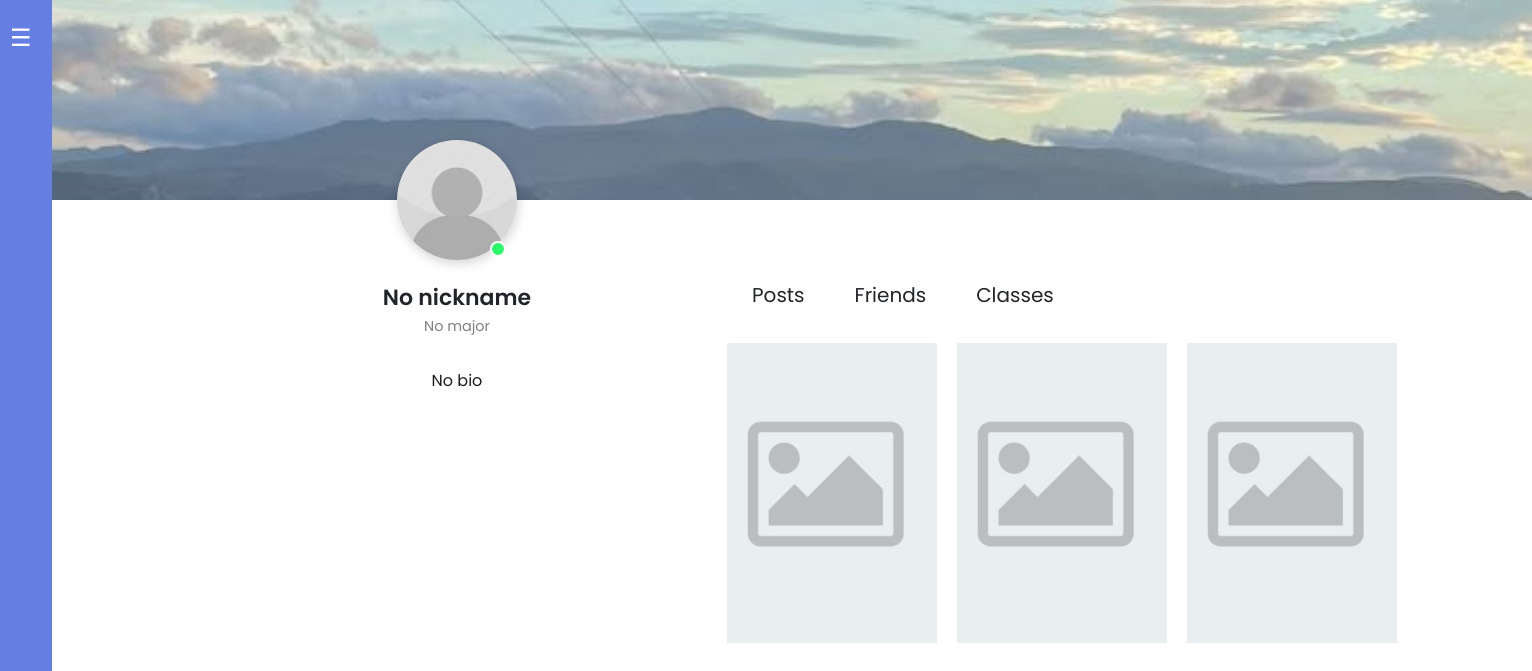
/other_profile/jesse, run on an earlier commit of the app's database.
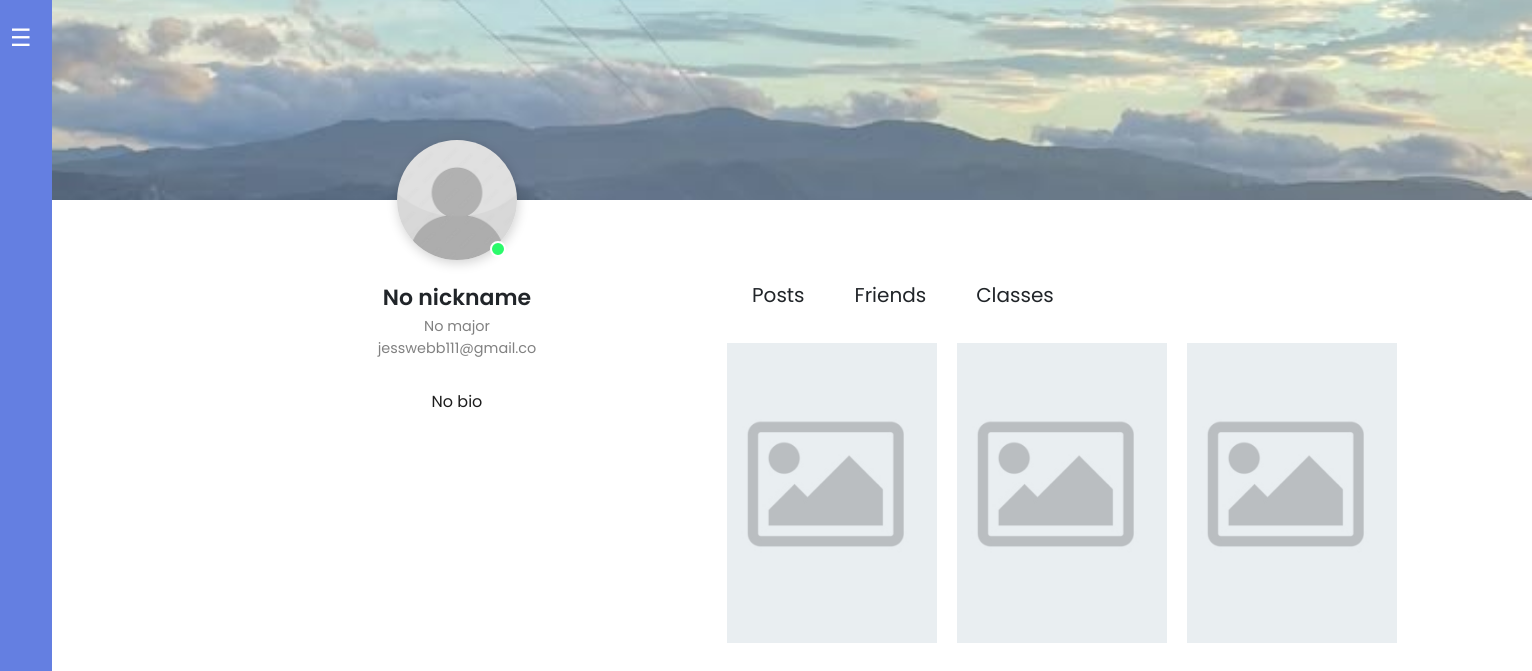
And on a later commit of the database.
### User_DB.py (models this page shows, shortened)
class User(db.Model, UserMixin):
    __tablename__ = 'users'  # Define the table name
    id = Column(Integer, primary_key=True, autoincrement=True)  # Auto-incrementing primary key
    username = Column(String(50), unique=True, nullable=False)  # Username field, must be unique
    email = Column(String(100), unique=True, nullable=False)  # Email field, must be unique
    password = Column(String(100), nullable=False)  # Password field
    bio = Column(String(100), nullable = True, server_default="About Me")
    nickname = Column(String(50), unique=False, nullable = True, server_default="nickname")  # Username field, must be unique
    is_teacher = Column(Boolean, unique=False, nullable = False)  # Username field, must be unique
    profile_picture = db.Column(db.String(100), nullable=True)  # Profile picture field
    friends = db.relationship(
     'User',
     secondary=friends_table,
     primaryjoin=id==friends_table.c.user_id,
     secondaryjoin=id==friends_table.c.friend_id,
     backref='added_by'
 )
    display_picture = db.Column(db.String(100), nullable=True)  # Display picture field
    major = db.Column(db.String(100), nullable=True)  # Major field
    photo1 = db.Column(db.String(150), nullable=True)
    photo2 = db.Column(db.String(150), nullable=True)
    photo3 = db.Column(db.String(150), nullable=True)

### app.py (the view)
@app.route("/other_profile/<username>", methods=['GET', 'POST'])
def other_profile(username):
    user = get_user_by_username(db.session, username)
    form = SettingsForm()
    return render_template('other_profile.html', user = user, form=form)

### User_DB.py (called while the page is built)
def get_user_by_username(db_session, username: str):
    user_exists = db_session.query(User).filter(User.username == username).first()
    if Verbose:
        flash(f"User with username {username}: {user_exists}")
        if not user_exists:
            flash(f'No user "{username}" exists.')
    return user_exists

### templates/other_profile.html (shortened to what this page needs)
<!DOCTYPE html>
<html lang="en">
<head>
    <link rel = "stylesheet" href = "../static/profile/other_profile.css">
    <link rel='stylesheet' href='https://cdnjs.cloudflare.com/ajax/libs/twitter-bootstrap/4.1.3/css/bootstrap.min.css'>
    <link rel='stylesheet' href='https://cdnjs.cloudflare.com/ajax/libs/font-awesome/5.12.1/css/all.min.css'>
    <link rel="stylesheet" href="https://cdnjs.cloudflare.com/ajax/libs/font-awesome/6.1.1/css/all.min.css"/>
<body>
  <div class="sidebar">
    <button id="toggleSidebar" class="toggle-btn">☰</button>
    <div style = "flex-grow: 1;"></div>
  </div>
    <div class="header__wrapper">
      <header></header>
      <div class="cols__container">
        <div class="left__col">
          <div class="img__container">
            {% if user.profile_picture %}
              <img src="{{ url_for('static', filename='/profile_pictures/' + user.profile_picture) }}" alt="Profile Picture">
            {% else %}
              <img src="{{ url_for('static', filename='/profile_pictures/def.jpg') }}" alt="Default Profile Picture">
            {% endif %}
          <span></span>
          </div>
          {%if user.nickname%}
          <h2>{{user.nickname}}</h2>
          {%else%}
          <h2> No nickname</h2>
          {%endif%}
          {%if user.major%}
          {{user.major}}
          {%else%}
          <p> No major</p>
          {%endif%}
          <p>{{user.email}}</p>
          <div class="content">
            <p>
                <br>
                {%if user.bio%}
                {{user.bio}}
                {%else%}
                <p> No bio</p>
                {%endif%}
            </p>
          </div>
        </div>
        <div class="right__col">
          <nav>
            <ul>
                <div class = "mytabs">
                    <label for="tabPosts">Posts</label>
                    <div class = 'tab'>
                      <div class="photos" >
                        {% if user.photo1 %}
                          <img src = "{{ url_for('static', filename='/profile_pictures/' + (user.photo1)) }}" alt = "Post 1" style="height:300px;">
                        {% else %}
                          <img src = "{{ url_for('static', filename='/profile_pictures/photodef.jpg') }}" alt = "Post 1" style="height:300px;">
                        {% endif %}
                        {% if user.photo2 %}
                          <img src = "{{ url_for('static', filename='/profile_pictures/' + (user.photo2)) }}" alt = "Post 2" style="height:300px;">
                        {% else %}
                        <img src = "{{ url_for('static', filename='/profile_pictures/photodef.jpg') }}" alt = "Post 2" style="height:300px;">
                        {% endif %}
                        {% if user.photo3 %}
                          <img src = "{{ url_for('static', filename='/profile_pictures/' + (user.photo3)) }}" alt = "Post 3" style="height:300px;">
                        {% else %}
                          <img src = "{{ url_for('static', filename='/profile_pictures/photodef.jpg') }}" alt = "Post 3" style="height:300px;">
                        {% endif %}
                      </div>
                    </div>
                    <label for="tabFriends">Friends</label>
                    <label for="tabAboutMe">Classes</label>
              </div>
            </ul>
          </nav>
        </div>
      </div>
    </div>
</body>
</html>

### static/profile/other_profile.css (style rules this page uses)
* { margin: 0; padding: 0; box-sizing: border-box; font-family: 'Poppins', sans-serif; }
body { font-family: 'Poppins', sans-serif; background: white; color: #3a3a3a; display: flex; min-height: 100vh; }
.sidebar { width: 60px; background-color: #647fe1; color: white; padding: 20px 10px; display: flex; flex-direction: column; gap: 15px; transition: width 0.3s ease; }
.toggle-btn { background: none; border: none; color: white; font-size: 1.5rem; cursor: pointer; margin-bottom: 20px; align-self: flex-start; }
ul { list-style-type: none; margin: 0; padding: 0; display: flex; align-items: center; }
.header__wrapper header { width: 1480px; margin:0; padding:0; background: url("../images/clouds.jpg") no-repeat 100% 60% / cover; height:200px; }
.header__wrapper .cols__container .left__col { padding: 25px 20px; text-align: center; position: relative; }
.header__wrapper .cols__container .left__col .img__container { position: absolute; top: -60px; left: 50%; transform: translatex(-50%); }
.header__wrapper .cols__container .left__col .img__container img { width: 120px; height: 120px; object-fit: cover; border-radius: 50%; display: block; box-shadow: 1px 3px 12px rgba(0, 0, 0, 0.18); }
.header__wrapper .cols__container .left__col .img__container span { position: absolute; background: #2afa6a; width: 16px; height: 16px; border-radius: 50%; bottom: 3px; right: 11px; border: 2px solid #fff; }
.header__wrapper .cols__container .left__col h2 { margin-top: 60px; font-weight: 600; font-size: 22px; margin-bottom: 5px; }
.header__wrapper .cols__container .left__col p { font-size: 0.9rem; color: #818181; margin: 0; }
.header__wrapper .cols__container .content p { font-size: 1rem; color: #1d1d1d; line-height: 1.8em; }
.header__wrapper .cols__container .right__col nav { display: flex; align-items: center; padding: 30px 0; justify-content: space-between; flex-direction: column; }
.header__wrapper .cols__container .right__col nav ul { display: flex; gap: 20px; flex-direction: column; }
.header__wrapper .cols__container .right__col .photos { display: grid; grid-template-columns: repeat(auto-fill, minmax(190px, 1fr)); gap: 20px; margin-right: 80px; }
.header__wrapper .cols__container .right__col .photos img { max-width: 100%; display: block; height: 100%; object-fit: cover; }
@media (min-width: 868px) { .header__wrapper .cols__container { max-width: 1250px; margin-left: 200px; width: 90%; justify-content: space-between; display: grid; grid-template-columns: 1fr 2fr; gap: 50px; } }
@media (min-width: 868px) { .header__wrapper .cols__container .left__col { padding: 25px 0px; } }
@media (min-width: 868px) { .header__wrapper .cols__container .right__col .mytabs .tab { height: 365px; overflow: auto; padding: 0 0 30px; } }
@media (min-width: 1017px) { .header__wrapper .cols__container .left__col { margin: 0; margin-left:10px; } }
@media (min-width: 1017px) { .header__wrapper .cols__container .right__col nav { flex-direction: row; } }
.mytabs { display:flex; flex-wrap: wrap; max-width: 800px; margin: 0px auto; padding: 25px }
.mytabs label { padding: 25px; font-size: 20px; }
.mytabs .tab { order:2; padding: 20px; width: 100%; display:none; }
.mytabs input[type='radio']:checked + label + .tab { display: block; }
.mytabs input[type='radio']:checked + label { background: fixed; }

What changed in the data, as far as the page shows it:
now on this page (row edited): User: email "jesswebb111@gmail.co"
